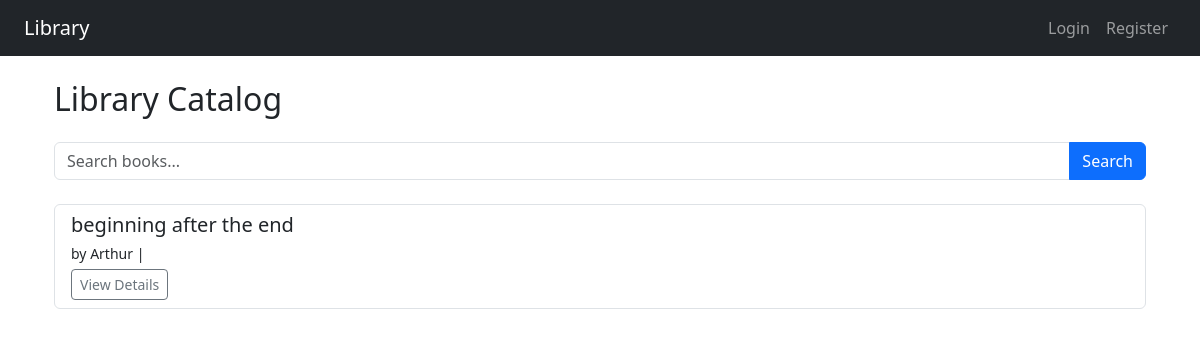
Before: / with the older database file.
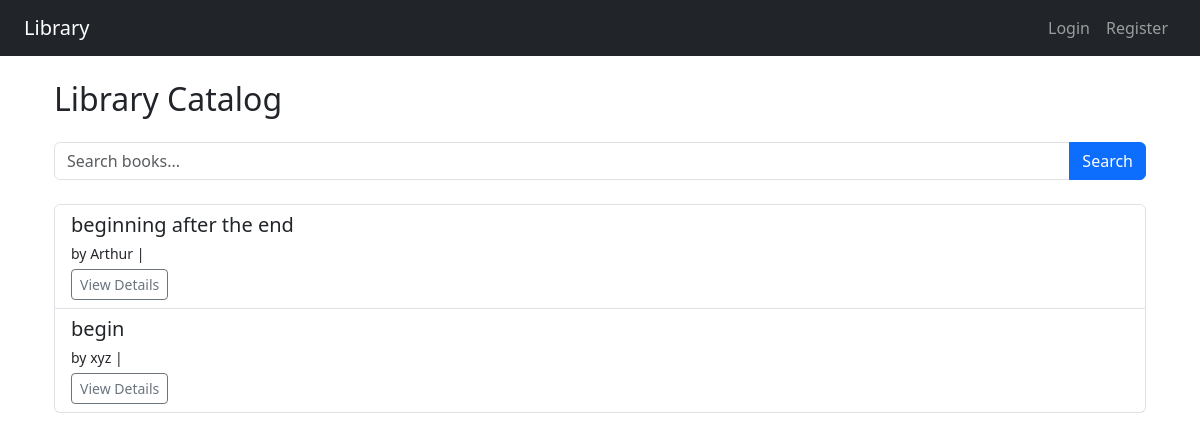
After: the same page with the newer database file.
### core/models.py (models this page shows, shortened)
class Book(models.Model):
    title = models.CharField(max_length=255)
    author = models.CharField(max_length=255)
    genre = models.CharField(max_length=100,blank = True, null=True)
    language = models.CharField(max_length=50,blank = True,null = True)
    isbn = models.CharField(max_length=13,unique=True)
    total_copies = models.PositiveIntegerField(default=0)
    available_copies = models.PositiveIntegerField(default = 0)

### core/views.py (the view, shortened to what this page needs)
# urls.py: path("",views.book_list_view,name = "book_list"),
def book_list_view(request):
    query = request.GET.get('q','')
    books = Book.objects.all()
    context = {
        'books':books,
        'query':query,
    }
    return render(request,"core/book_list.html",context)

### core/templates/core/book_list.html (shortened to what this page needs)
{% extends 'base.html' %}
{% block content %}
<div class="container my-4">
  <h2 class="mb-4">Library Catalog</h2>
  <form method="get" class="input-group mb-4" role="search" aria-label="Search books">
    <input
      type="text"
      name="q"
      class="form-control"
      placeholder="Search books..."
      value="{{ query|default:'' }}"
      aria-label="Search books"
    />
    <button type="submit" class="btn btn-primary">Search</button>
  </form>
  {% if books %}
  <ul class="list-group">
    {% for book in books %}
    <li class="list-group-item">
      <h5 class="mb-1">{{ book.title }}</h5>
      <p class="mb-1">
        <small>by {{ book.author }} | <em>{{ book.category }}</em></small>
      </p>
      <a href="{% url 'core:book_detail' book.id %}" class="btn btn-sm btn-outline-secondary">View Details</a>
    </li>
    {% endfor %}
  </ul>
  {% else %}
  <div class="alert alert-info">No books found.</div>
  {% endif %}
</div>
{% endblock %}

Changed rows visible on the page:
added Book: title "begin", author "xyz"
